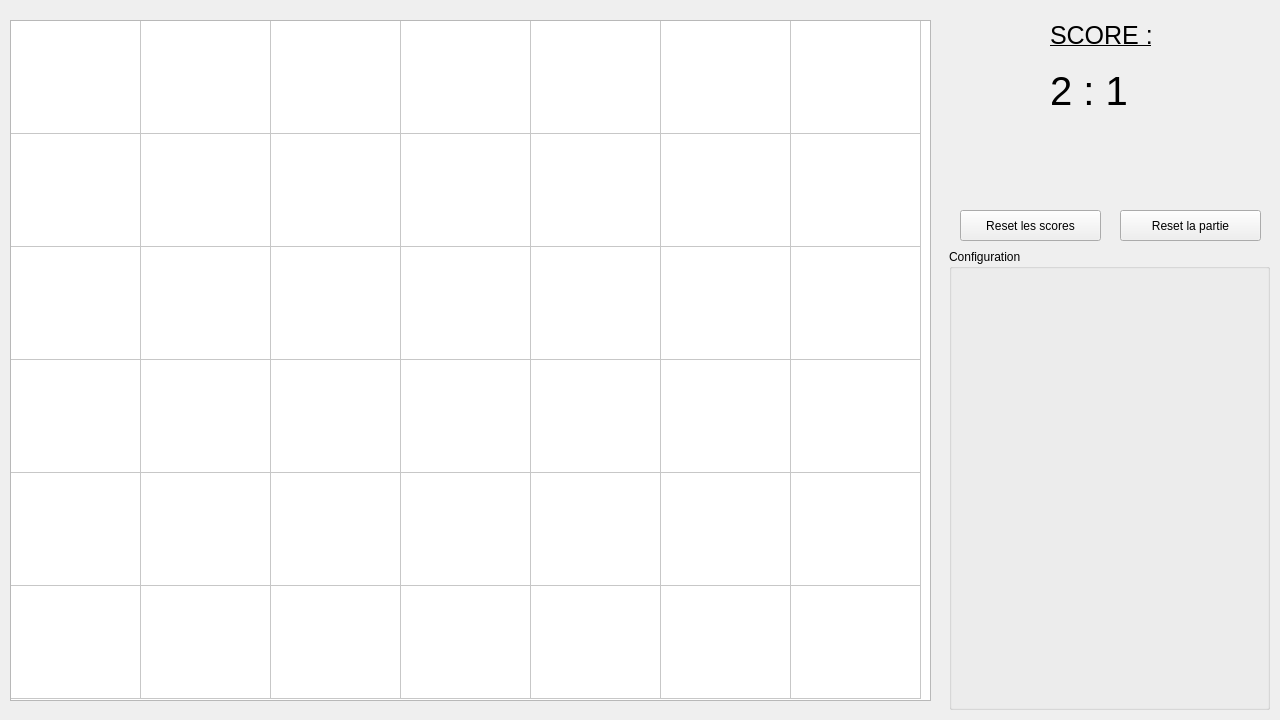
<?xml version="1.0" encoding="UTF-8"?>
<ui version="4.0">
 <class>Fenetre</class>
 <widget class="QMainWindow" name="Fenetre">
  <property name="geometry">
   <rect>
    <x>0</x>
    <y>0</y>
    <width>1280</width>
    <height>720</height>
   </rect>
  </property>
  <property name="windowTitle">
   <string>Puissance4</string>
  </property>
  <widget class="QWidget" name="fenetrePrincipal">
   <widget class="QGroupBox" name="partieConfig">
    <property name="geometry">
     <rect>
      <x>949</x>
      <y>249</y>
      <width>321</width>
      <height>461</height>
     </rect>
    </property>
    <property name="title">
     <string>Configuration</string>
    </property>
   </widget>
   <widget class="QTableWidget" name="grille">
    <property name="geometry">
     <rect>
      <x>10</x>
      <y>20</y>
      <width>921</width>
      <height>681</height>
     </rect>
    </property>
    <property name="showGrid">
     <bool>true</bool>
    </property>
    <property name="gridStyle">
     <enum>Qt::SolidLine</enum>
    </property>
    <property name="sortingEnabled">
     <bool>false</bool>
    </property>
    <property name="wordWrap">
     <bool>true</bool>
    </property>
    <property name="rowCount">
     <number>6</number>
    </property>
    <property name="columnCount">
     <number>7</number>
    </property>
    <attribute name="horizontalHeaderVisible">
     <bool>false</bool>
    </attribute>
    <attribute name="horizontalHeaderCascadingSectionResizes">
     <bool>false</bool>
    </attribute>
    <attribute name="horizontalHeaderDefaultSectionSize">
     <number>130</number>
    </attribute>
    <attribute name="horizontalHeaderMinimumSectionSize">
     <number>30</number>
    </attribute>
    <attribute name="verticalHeaderVisible">
     <bool>false</bool>
    </attribute>
    <attribute name="verticalHeaderDefaultSectionSize">
     <number>113</number>
    </attribute>
    <row/>
    <row/>
    <row/>
    <row/>
    <row/>
    <row/>
    <column/>
    <column/>
    <column/>
    <column/>
    <column/>
    <column/>
    <column/>
   </widget>
   <widget class="QLabel" name="titreScore">
    <property name="geometry">
     <rect>
      <x>1050</x>
      <y>20</y>
      <width>101</width>
      <height>31</height>
     </rect>
    </property>
    <property name="font">
     <font>
      <pointsize>19</pointsize>
      <underline>true</underline>
     </font>
    </property>
    <property name="text">
     <string>SCORE :</string>
    </property>
   </widget>
   <widget class="QPushButton" name="boutonResetScore">
    <property name="geometry">
     <rect>
      <x>960</x>
      <y>210</y>
      <width>141</width>
      <height>31</height>
     </rect>
    </property>
    <property name="text">
     <string>Reset les scores</string>
    </property>
   </widget>
   <widget class="QPushButton" name="boutonResetPartie">
    <property name="geometry">
     <rect>
      <x>1120</x>
      <y>210</y>
      <width>141</width>
      <height>31</height>
     </rect>
    </property>
    <property name="text">
     <string>Reset la partie</string>
    </property>
   </widget>
   <widget class="QLabel" name="score">
    <property name="geometry">
     <rect>
      <x>1050</x>
      <y>50</y>
      <width>91</width>
      <height>81</height>
     </rect>
    </property>
    <property name="font">
     <font>
      <pointsize>30</pointsize>
     </font>
    </property>
    <property name="text">
     <string>2 : 1</string>
    </property>
   </widget>
  </widget>
 </widget>
 <layoutdefault spacing="6" margin="11"/>
 <resources/>
 <connections/>
</ui>
